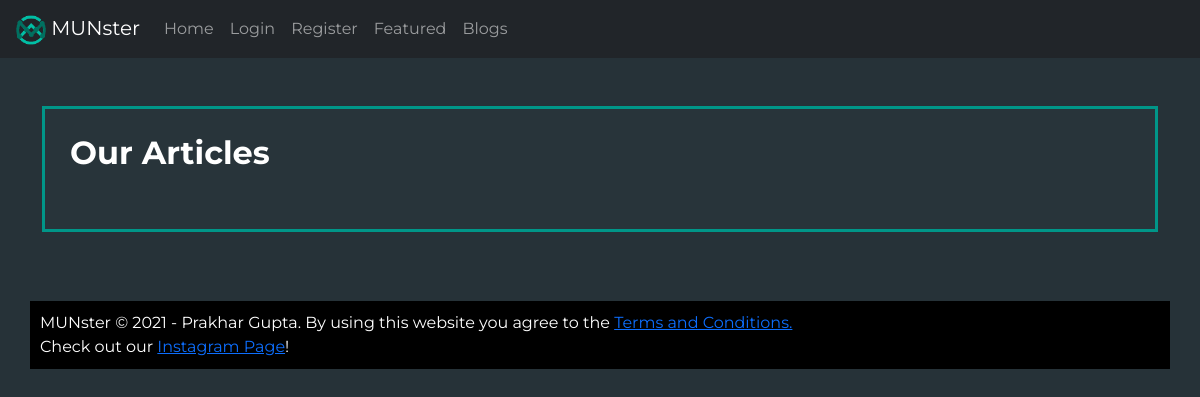
The app's page /blogs, older data.
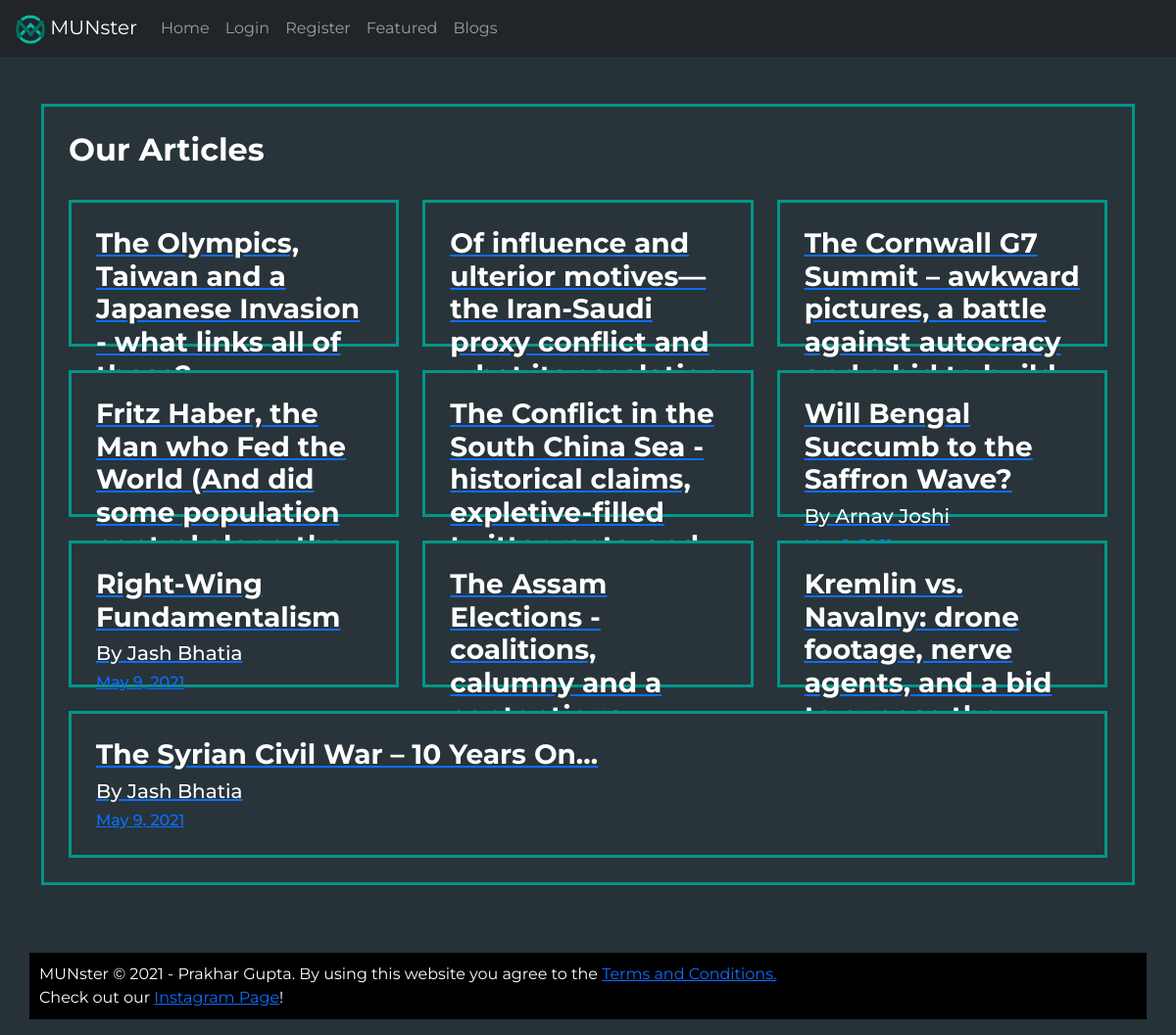
The same page, newer data.
### MUNbase/models.py (models this page shows)
class Article(models.Model):
    title = models.CharField(max_length = 200)
    date =  models.DateField(auto_now=True)
    content = models.CharField(max_length = 20000)
    author = models.CharField(max_length = 200)

### MUNbase/views.py (the view)
# urls.py: path('blogs', views.blog, name ='blog'),
def blog(request):
    articles = Article.objects.all().order_by('-date')
    return render(request, 'homepages/blog.html',{"user":getuser(request), "type":getusertype(request), "articles":articles})

### MUNbase/views.py (called while the page is built, shortened)
def getusertype(request):
    type = request.session.get('type')
    if type != "Delegate" and type != "MUN":
        return None
    return type

def getuser(request):
    user=request.session.get('id')
    if user is None:
        return None

### MUNbase/templates/homepages/blog.html (shortened to what this page needs)
{% extends 'layout.html' %}
{% load static %}
{% block body %}
<br><br>
<div class="container">
  <div class="box">
    <div class="row">
      <div class="col-md">
        <h2 class="text"> <strong>Our Articles</strong></h2><brr><br>
      </div>
    </div>
    <div class="row">
    {% for row in articles%}
    <div class="col-md">
      <a href="{% url 'dispblog' row.title %}">
        <div class="box article-bx">
          <h3 class='text'><strong>{{row.title}}</strong></h3>
          <h5 class ='text'> By {{row.author}}</h5>
          <h6>{{row.date}}</h6>
        </div>
      </a>
    </div>
    {%if forloop.counter == 3 %}
    </div>
    <br>
    <div class="row">
    {%endif%}
    {%if forloop.counter == 6 %}
    </div>
    <br>
    <div class="row">
    {%endif%}
    {%if forloop.counter == 9 %}
    </div><br>
    <div class="row">
    {%endif%}
    {% endfor%}
  </div>
  </div>
</div>
{% endblock %}

### MUNbase/templates/layout.html (shortened to what this page needs)
{% load static %}
<!DOCTYPE html>
<html lang="en" dir="ltr">
  <head>
    <link rel="stylesheet" href="https://stackpath.bootstrapcdn.com/bootstrap/4.5.0/css/bootstrap.min.css">
    <link href="https://cdn.jsdelivr.net/npm/bootstrap@5.0.2/dist/css/bootstrap.min.css" rel="stylesheet">
    <link href="{% static "corestyles.css" %}" rel="stylesheet">
  </head>
  <body>
    {% if user is None or type is None%}
      <nav class="navbar navbar-expand-lg navbar-dark bg-dark">
        <a class="navbar-brand" href="{% url 'home' %}">    <img src="{%static "logo.png"%}" width="30" height="30" alt="">  MUNster</a>
        <div class="collapse navbar-collapse" id="navbarSupportedContent">
          <ul class="navbar-nav mr-auto">
            <li class="nav-item">
              <a class="nav-link" href="{% url 'home' %}">Home</a>
            </li>
            <li class="nav-item">
              <a class="nav-link" href="{% url 'login' %}">Login</a>
            </li>
            <li class="nav-item">
              <a class="nav-link" href="{%url 'register'%}">Register</a>
            </li>
            <li class="nav-item">
              <a class="nav-link" href="{%url 'featured' %}">Featured</a>
            </li>
            <li class="nav-item">
              <a class="nav-link" href="{%url 'blog'%}">Blogs</a>
            </li>
            </ul>
        </div>
      </nav>
    {% endif %}
    {%block body%}{%endblock%}
    <div class="container" style="padding-top:45px;padding-left:0px;padding-right:0px; ">
      <div class="row">
        <div class="col" id="footer">
        <footer class="footer">
          <p class="text" style="padding:10px;">MUNster &copy; 2021 - Prakhar Gupta. By using this website you agree to the <a href="{% url 'tnc' %}" target="blank">Terms and Conditions.</a> <br>Check out our <a href ='https://www.instagram.com/munster.co.in/' target='_blank'>Instagram Page</a>! </p>
        </footer>
        </div>
      </div>
    </div>
  </body>
</html>

### MUNbase/static/corestyles.css (style rules this page uses)
body { background-color:#263238; }
* { font-family: 'Montserrat',sans-serif; }
.text { color:white; }
p { color:white; }
.footer { position: fixed; background-color: black; padding-bottom: 0px; position: sticky; bottom: 0; }
.box { padding:25px; border: 5px; border-style: solid; border-width: medium; border-color: #009688; background-color: #28343A; }
.article-bx { height: 150px; }

### MUNbase/templates/layout.html (style rules this page uses)
body { background-color:#263238; }

Row changes from the older to the newer data that the page shows:
added Article: title "The Olympics, Taiwan and a Japanese Invasion - what links all of…"
added Article: title "Of influence and ulterior motives—the Iran-Saudi proxy conflict and…"
added Article: title "The Cornwall G7 Summit – awkward pictures, a battle against autocracy…"
added Article: title "Fritz Haber, the Man who Fed the World (And did some population…"
added Article: title "The Conflict in the South China Sea - historical claims, expletive-filled…"
added Article: title "Will Bengal Succumb to the Saffron Wave?", author "Arnav Joshi"
added Article: title "Right-Wing Fundamentalism", author "Jash Bhatia", date "May 9, 2021"
added Article: title "The Assam Elections - coalitions, calumny and a…"
added Article: title "Kremlin vs. Navalny: drone footage, nerve agents, and a bid…"
added Article: title "The Syrian Civil War – 10 Years On…", author "Jash Bhatia", date "May 9, 2021"
